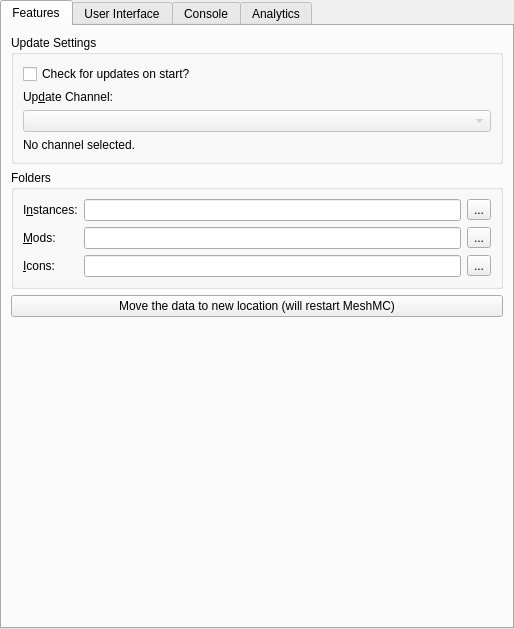
<?xml version="1.0" encoding="UTF-8"?>
<ui version="4.0">
 <class>MeshMCPage</class>
 <widget class="QWidget" name="MeshMCPage">
  <property name="geometry">
   <rect>
    <x>0</x>
    <y>0</y>
    <width>514</width>
    <height>629</height>
   </rect>
  </property>
  <property name="sizePolicy">
   <sizepolicy hsizetype="MinimumExpanding" vsizetype="MinimumExpanding">
    <horstretch>0</horstretch>
    <verstretch>0</verstretch>
   </sizepolicy>
  </property>
  <layout class="QVBoxLayout" name="mainLayout">
   <property name="leftMargin">
    <number>0</number>
   </property>
   <property name="topMargin">
    <number>0</number>
   </property>
   <property name="rightMargin">
    <number>0</number>
   </property>
   <property name="bottomMargin">
    <number>0</number>
   </property>
   <item>
    <widget class="QTabWidget" name="tabWidget">
     <property name="toolTip">
      <string notr="true"/>
     </property>
     <property name="tabShape">
      <enum>QTabWidget::Rounded</enum>
     </property>
     <property name="currentIndex">
      <number>0</number>
     </property>
     <widget class="QWidget" name="featuresTab">
      <attribute name="title">
       <string>Features</string>
      </attribute>
      <layout class="QVBoxLayout" name="verticalLayout_9">
       <item>
        <widget class="QGroupBox" name="updateSettingsBox">
         <property name="title">
          <string>Update Settings</string>
         </property>
         <layout class="QVBoxLayout" name="verticalLayout_7">
          <item>
           <widget class="QCheckBox" name="autoUpdateCheckBox">
            <property name="text">
             <string>Check for updates on start?</string>
            </property>
           </widget>
          </item>
          <item>
           <widget class="QLabel" name="updateChannelLabel">
            <property name="text">
             <string>Up&amp;date Channel:</string>
            </property>
            <property name="buddy">
             <cstring>updateChannelComboBox</cstring>
            </property>
           </widget>
          </item>
          <item>
           <widget class="QComboBox" name="updateChannelComboBox">
            <property name="enabled">
             <bool>false</bool>
            </property>
           </widget>
          </item>
          <item>
           <widget class="QLabel" name="updateChannelDescLabel">
            <property name="text">
             <string>No channel selected.</string>
            </property>
            <property name="wordWrap">
             <bool>true</bool>
            </property>
           </widget>
          </item>
         </layout>
        </widget>
       </item>
       <item>
        <widget class="QGroupBox" name="foldersBox">
         <property name="title">
          <string>Folders</string>
         </property>
         <layout class="QGridLayout" name="foldersBoxLayout">
          <item row="0" column="0">
           <widget class="QLabel" name="labelInstDir">
            <property name="text">
             <string>I&amp;nstances:</string>
            </property>
            <property name="buddy">
             <cstring>instDirTextBox</cstring>
            </property>
           </widget>
          </item>
          <item row="0" column="1">
           <widget class="QLineEdit" name="instDirTextBox"/>
          </item>
          <item row="0" column="2">
           <widget class="QToolButton" name="instDirBrowseBtn">
            <property name="text">
             <string notr="true">...</string>
            </property>
           </widget>
          </item>
          <item row="1" column="0">
           <widget class="QLabel" name="labelModsDir">
            <property name="text">
             <string>&amp;Mods:</string>
            </property>
            <property name="buddy">
             <cstring>modsDirTextBox</cstring>
            </property>
           </widget>
          </item>
          <item row="1" column="1">
           <widget class="QLineEdit" name="modsDirTextBox"/>
          </item>
          <item row="1" column="2">
           <widget class="QToolButton" name="modsDirBrowseBtn">
            <property name="text">
             <string notr="true">...</string>
            </property>
           </widget>
          </item>
          <item row="2" column="1">
           <widget class="QLineEdit" name="iconsDirTextBox"/>
          </item>
          <item row="2" column="0">
           <widget class="QLabel" name="labelIconsDir">
            <property name="text">
             <string>&amp;Icons:</string>
            </property>
            <property name="buddy">
             <cstring>iconsDirTextBox</cstring>
            </property>
           </widget>
          </item>
          <item row="2" column="2">
           <widget class="QToolButton" name="iconsDirBrowseBtn">
            <property name="text">
             <string notr="true">...</string>
            </property>
           </widget>
          </item>
         </layout>
        </widget>
       </item>
       <item>
        <widget class="QPushButton" name="migrateDataFolderMacBtn">
         <property name="text">
          <string>Move the data to new location (will restart MeshMC)</string>
         </property>
        </widget>
       </item>
       <item>
        <spacer name="verticalSpacer_2">
         <property name="orientation">
          <enum>Qt::Vertical</enum>
         </property>
         <property name="sizeHint" stdset="0">
          <size>
           <width>0</width>
           <height>0</height>
          </size>
         </property>
        </spacer>
       </item>
      </layout>
     </widget>
     <widget class="QWidget" name="generalTab">
      <attribute name="title">
       <string>User Interface</string>
      </attribute>
      <layout class="QVBoxLayout" name="verticalLayout_6">
       <item>
        <widget class="QGroupBox" name="groupBox_3">
         <property name="title">
          <string>MeshMC notifications</string>
         </property>
         <layout class="QVBoxLayout" name="verticalLayout_5">
          <item>
           <widget class="QPushButton" name="resetNotificationsBtn">
            <property name="text">
             <string>Reset hidden notifications</string>
            </property>
            <property name="checkable">
             <bool>true</bool>
            </property>
           </widget>
          </item>
         </layout>
        </widget>
       </item>
       <item>
        <widget class="QGroupBox" name="sortingModeBox">
         <property name="enabled">
          <bool>true</bool>
         </property>
         <property name="title">
          <string>Instance view sorting mode</string>
         </property>
         <layout class="QHBoxLayout" name="sortingModeBoxLayout">
          <item>
           <widget class="QRadioButton" name="sortLastLaunchedBtn">
            <property name="text">
             <string>By &amp;last launched</string>
            </property>
            <attribute name="buttonGroup">
             <string notr="true">sortingModeGroup</string>
            </attribute>
           </widget>
          </item>
          <item>
           <widget class="QRadioButton" name="sortByNameBtn">
            <property name="text">
             <string>By &amp;name</string>
            </property>
            <attribute name="buttonGroup">
             <string notr="true">sortingModeGroup</string>
            </attribute>
           </widget>
          </item>
         </layout>
        </widget>
       </item>
       <item>
        <spacer name="generalTabSpacer">
         <property name="orientation">
          <enum>Qt::Vertical</enum>
         </property>
         <property name="sizeHint" stdset="0">
          <size>
           <width>0</width>
           <height>0</height>
          </size>
         </property>
        </spacer>
       </item>
      </layout>
     </widget>
     <widget class="QWidget" name="consoleTab">
      <attribute name="title">
       <string>Console</string>
      </attribute>
      <layout class="QVBoxLayout" name="verticalLayout_2">
       <item>
        <widget class="QGroupBox" name="consoleSettingsBox">
         <property name="title">
          <string>Console Settings</string>
         </property>
         <layout class="QVBoxLayout" name="verticalLayout_3">
          <item>
           <widget class="QCheckBox" name="showConsoleCheck">
            <property name="text">
             <string>Show console while the game is running?</string>
            </property>
           </widget>
          </item>
          <item>
           <widget class="QCheckBox" name="autoCloseConsoleCheck">
            <property name="text">
             <string>Automatically close console when the game quits?</string>
            </property>
           </widget>
          </item>
          <item>
           <widget class="QCheckBox" name="showConsoleErrorCheck">
            <property name="text">
             <string>Show console when the game crashes?</string>
            </property>
           </widget>
          </item>
         </layout>
        </widget>
       </item>
       <item>
        <widget class="QGroupBox" name="groupBox_4">
         <property name="title">
          <string>History limit</string>
         </property>
         <layout class="QGridLayout" name="gridLayout_3">
          <item row="1" column="0">
           <widget class="QCheckBox" name="checkStopLogging">
            <property name="text">
             <string>Stop logging when log overflows</string>
            </property>
           </widget>
          </item>
          <item row="0" column="0">
           <widget class="QSpinBox" name="lineLimitSpinBox">
            <property name="sizePolicy">
             <sizepolicy hsizetype="Expanding" vsizetype="Fixed">
              <horstretch>0</horstretch>
              <verstretch>0</verstretch>
             </sizepolicy>
            </property>
            <property name="suffix">
             <string> lines</string>
            </property>
            <property name="minimum">
             <number>10000</number>
            </property>
            <property name="maximum">
             <number>1000000</number>
            </property>
            <property name="singleStep">
             <number>10000</number>
            </property>
            <property name="value">
             <number>100000</number>
            </property>
           </widget>
          </item>
         </layout>
        </widget>
       </item>
       <item>
        <widget class="QGroupBox" name="themeBox_2">
         <property name="sizePolicy">
          <sizepolicy hsizetype="Preferred" vsizetype="MinimumExpanding">
           <horstretch>0</horstretch>
           <verstretch>0</verstretch>
          </sizepolicy>
         </property>
         <property name="title">
          <string>Console font</string>
         </property>
         <layout class="QGridLayout" name="gridLayout_2">
          <item row="1" column="0" colspan="2">
           <widget class="QTextEdit" name="fontPreview">
            <property name="sizePolicy">
             <sizepolicy hsizetype="Expanding" vsizetype="MinimumExpanding">
              <horstretch>0</horstretch>
              <verstretch>0</verstretch>
             </sizepolicy>
            </property>
            <property name="horizontalScrollBarPolicy">
             <enum>Qt::ScrollBarAlwaysOff</enum>
            </property>
            <property name="undoRedoEnabled">
             <bool>false</bool>
            </property>
            <property name="textInteractionFlags">
             <set>Qt::TextSelectableByKeyboard|Qt::TextSelectableByMouse</set>
            </property>
           </widget>
          </item>
          <item row="0" column="0">
           <widget class="QFontComboBox" name="consoleFont">
            <property name="sizePolicy">
             <sizepolicy hsizetype="Expanding" vsizetype="Fixed">
              <horstretch>0</horstretch>
              <verstretch>0</verstretch>
             </sizepolicy>
            </property>
           </widget>
          </item>
          <item row="0" column="1">
           <widget class="QSpinBox" name="fontSizeBox">
            <property name="minimum">
             <number>5</number>
            </property>
            <property name="maximum">
             <number>16</number>
            </property>
            <property name="value">
             <number>11</number>
            </property>
           </widget>
          </item>
         </layout>
        </widget>
       </item>
      </layout>
     </widget>
     <widget class="QWidget" name="analyticsTab">
      <attribute name="title">
       <string>Analytics</string>
      </attribute>
      <layout class="QVBoxLayout" name="verticalLayout_8">
       <item>
        <widget class="QGroupBox" name="consoleSettingsBox_2">
         <property name="title">
          <string>Analytics Settings</string>
         </property>
         <layout class="QVBoxLayout" name="verticalLayout_4">
          <item>
           <widget class="QCheckBox" name="analyticsCheck">
            <property name="text">
             <string>Send anonymous usage statistics?</string>
            </property>
           </widget>
          </item>
          <item>
           <widget class="Line" name="line">
            <property name="orientation">
             <enum>Qt::Horizontal</enum>
            </property>
           </widget>
          </item>
          <item>
           <widget class="QLabel" name="label_5">
            <property name="text">
             <string>&lt;html&gt;&lt;head/&gt;
&lt;body&gt;
&lt;p&gt;MeshMC sends anonymous usage statistics on every start of the application.&lt;/p&gt;&lt;p&gt;The following data is collected:&lt;/p&gt;
&lt;ul&gt;
&lt;li&gt;MeshMC version.&lt;/li&gt;
&lt;li&gt;Operating system name, version and architecture.&lt;/li&gt;
&lt;li&gt;CPU architecture (kernel architecture on linux).&lt;/li&gt;
&lt;li&gt;Size of system memory.&lt;/li&gt;
&lt;li&gt;Java version, architecture and memory settings.&lt;/li&gt;
&lt;/ul&gt;
&lt;/body&gt;&lt;/html&gt;</string>
            </property>
            <property name="wordWrap">
             <bool>true</bool>
            </property>
           </widget>
          </item>
         </layout>
        </widget>
       </item>
       <item>
        <spacer name="verticalSpacer">
         <property name="orientation">
          <enum>Qt::Vertical</enum>
         </property>
         <property name="sizeHint" stdset="0">
          <size>
           <width>20</width>
           <height>40</height>
          </size>
         </property>
        </spacer>
       </item>
      </layout>
     </widget>
    </widget>
   </item>
  </layout>
 </widget>
 <tabstops>
  <tabstop>tabWidget</tabstop>
  <tabstop>autoUpdateCheckBox</tabstop>
  <tabstop>updateChannelComboBox</tabstop>
  <tabstop>instDirTextBox</tabstop>
  <tabstop>instDirBrowseBtn</tabstop>
  <tabstop>modsDirTextBox</tabstop>
  <tabstop>modsDirBrowseBtn</tabstop>
  <tabstop>iconsDirTextBox</tabstop>
  <tabstop>iconsDirBrowseBtn</tabstop>
  <tabstop>resetNotificationsBtn</tabstop>
  <tabstop>sortLastLaunchedBtn</tabstop>
  <tabstop>sortByNameBtn</tabstop>
  <tabstop>showConsoleCheck</tabstop>
  <tabstop>autoCloseConsoleCheck</tabstop>
  <tabstop>showConsoleErrorCheck</tabstop>
  <tabstop>lineLimitSpinBox</tabstop>
  <tabstop>checkStopLogging</tabstop>
  <tabstop>consoleFont</tabstop>
  <tabstop>fontSizeBox</tabstop>
  <tabstop>fontPreview</tabstop>
 </tabstops>
 <resources/>
 <connections/>
 <buttongroups>
  <buttongroup name="sortingModeGroup"/>
 </buttongroups>
</ui>
